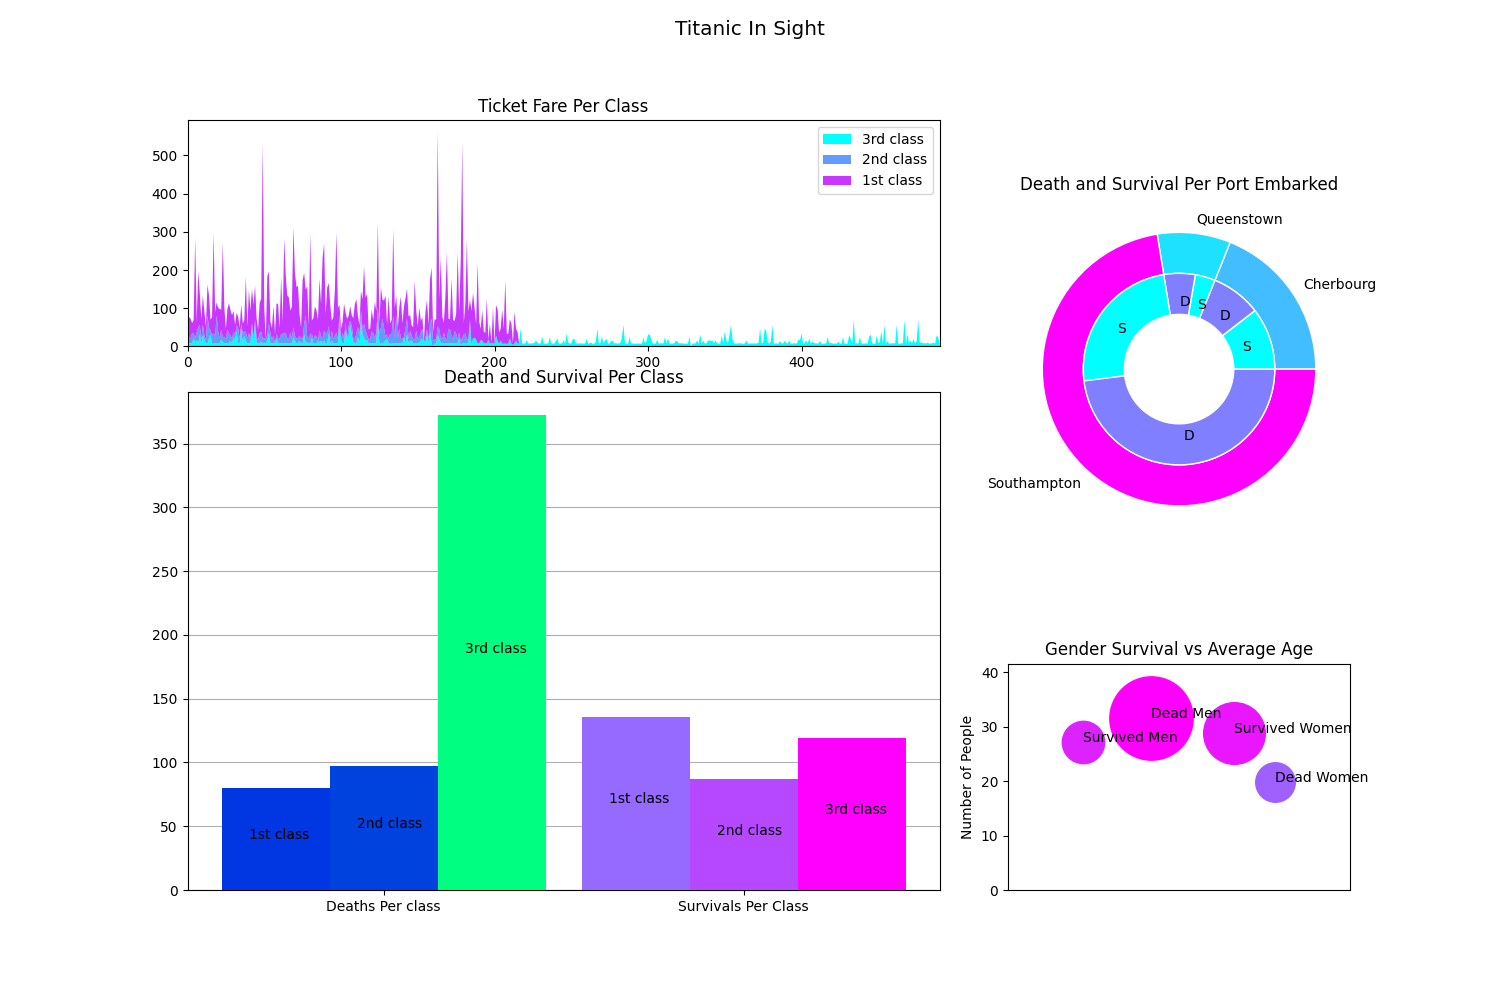

The script that drew this image:
import matplotlib.pyplot as plt
import numpy as np
import csv
from matplotlib import cm  # color map

f = open("titanic-db.csv")
data = list(csv.reader(f))
headers = data[0]
print(headers)
data = data[1:]

db = []
for item in data:
    # item is the row
    d = {h:val for h, val in zip(headers, item)}
    db.append(d)

figTotal = plt.figure( figsize=(15,10) )
grid = figTotal.add_gridspec(3,3)
figTotal.suptitle("Titanic In Sight", fontsize="x-large")

ax4 = figTotal.add_subplot( grid[0,:2]) # plot that uses the first row and 3 cols
ax2 = figTotal.add_subplot( grid[1:,0:2] )
ax3 = figTotal.add_subplot( grid[0:2,2] )
ax = figTotal.add_subplot( grid[2,2] )

s_men = 0
s_men_age = 0
s_women = 0
s_women_age = 0
d_men = 0
d_men_age = 0
d_women = 0
d_women_age = 0

for d in db:
    if int(d['Survived']) == 1 and d['Sex'] == 'male':

        if d['Age'] != '':
            s_men += 1
            s_men_age += float(d['Age'])
    if int(d['Survived']) == 0 and d['Sex'] == 'male':

        if d['Age'] != '':
            d_men += 1
            d_men_age += float(d['Age'])
    if int(d['Survived']) == 1 and d['Sex'] == 'female':

        if d['Age'] != '':
            s_women += 1
            s_women_age += float(d['Age'])
    if int(d['Survived']) == 0 and d['Sex'] == 'female':
        d_women += 1
        if d['Age'] != '':
            d_women_age += float(d['Age'])

# scatter
s_men_age = s_men_age / s_men
d_men_age = d_men_age / d_men
s_women_age = s_women_age / s_women
d_women_age = d_women_age / d_women

labels = ['Survived Men', 'Dead Men', 'Survived Women', 'Dead Women']
ys = [s_men_age, d_men_age, s_women_age, d_women_age]
radius = [s_men, d_men, s_women, d_women]
radius = [10 * r for r in radius]
xs = []
x = 0
xs.append(x)

for i in range(1, len(radius)):
    x += (radius[i - 1] + radius[i]) * 0.2
    xs.append(x)

gap = 1000
ax.set_xlim((min(xs) - gap, max(xs) + gap))
ax.set_ylim((0, max(ys) + 10))
ax.tick_params(
    axis='x',  # changes apply to the x-axis
    which='both',  # both major and minor ticks are affected
    bottom=False,  # ticks along the bottom edge are off
    top=False,  # ticks along the top edge are off
    labelbottom=False)  # labels along the bottom edge are off

cmap = cm.get_cmap("cool")
color_n = np.array(ys) / max(ys)
color_n = [cmap(c) for c in color_n]

for r in range(len(radius)):
    ax.scatter(xs[r], ys[r], s=radius[r], label=labels[r], color=color_n[r])
    ax.annotate(labels[r], (xs[r], ys[r]))

ax.set_title("Gender Survival vs Average Age")
plt.ylabel("Age (Average)")

# bar
from matplotlib import cm # color map
cmap0 = cm.get_cmap("winter")
cmap1 = cm.get_cmap("cool")
class_data = [[0, 0, 0], [0, 0, 0]]

for d in db:
    class_data[int(d['Survived'])][int(d['Pclass']) - 1] += 1

width = 0.3
xs = list(np.arange(0, len(class_data)))
offset = [-1, 0, 1]

colors = [[cmap0(c) for c in np.array(class_data[0]) / max(class_data[0])],
          [cmap1(c) for c in np.array(class_data[0]) / max(class_data[1])]]
labels = ['1st class', '2nd class', '3rd class']

for s in range(len(class_data)):
    for c in range(len(class_data[s])):
        ax2.bar(np.array(xs[s]) + (width)*(offset[c]), class_data[s][c], width=width, color=colors[s][c], zorder=3)
        ax2.annotate(labels[c], (np.array(xs[s]) + (width)*(offset[c]) - (width/4.0),
                                 class_data[s][c] - class_data[s][c] * 0.5), fontsize=10)
ax2.set_xticks(xs)
ax2.set_xticklabels(['Deaths Per class', 'Survivals Per Class'])
ax2.grid(zorder=0, axis='y')
ax2.set_title("Death and Survival Per Class")
plt.ylabel("Number of People")

# pie
ports = ['Cherbourg', 'Queenstown', 'Southampton']
p = ['C', 'Q', 'S']
cmap3 = cm.get_cmap('cool')
size = 0.3

people = {port: 0 for port in p}
deaths = {port: 0 for port in p}
alive = {port: 0 for port in p}
for d in db:
    if d['Embarked'] in p:
        people[d['Embarked']] += 1
        if d['Survived'] == '0':
            deaths[d['Embarked']] += 1
pie2_data = []
for p in deaths.keys():
    alive[p] = people[p] - deaths[p]
    pie2_data.append(alive[p])
    pie2_data.append(deaths[p])
print(alive, deaths, pie2_data)


nums = list(people.values())
color_data = np.array(nums) / max(nums)
colors_out = [cmap3(c) for c in color_data]
colors_in = [cmap3((c % 2)/2.0) for c in range(len(pie2_data))] # 0 1 0 1 0 1

ax3.pie(nums, labels = ports, radius=1, colors=colors_out, wedgeprops=dict(width=size, edgecolor='w'))
ax3.set_title("Death and Survival Per Port Embarked")
ax3.pie(pie2_data, radius=1-(size), colors=colors_in,
        wedgeprops=dict(width=size, edgecolor='w'), labels = list('SD' * 3), labeldistance=0.7)

# stack
fares = [[], [], []] # 0 for 1st, 1 for 2nd, 3 for 3rd
labels = ['1st class', '2nd class', '3rd class']
cmap = cm.get_cmap("cool")
color_n = np.arange(0,3) * 100
color_n = [cmap(c) for c in color_n]
for d in db:
    fares[int(d['Pclass'])-1].append(float(d['Fare']))
lengths = [len(fares[0]), len(fares[1]), len(fares[2])]

xs = np.arange(0, max(lengths))
y1 = np.zeros(max(lengths))
y2 = np.zeros(max(lengths))
y3 = np.zeros(max(lengths))

y1[:len(fares[0])] = fares[0]
y2[:len(fares[1])] = fares[1]
y3[:len(fares[2])] = fares[2]

ax4.stackplot(xs, y3, y2, y1, labels=labels[::-1], colors=color_n)
ax4.set_title("Ticket Fare Per Class")
ax4.set_xlim(0, max(lengths)-1)
ax4.legend()
plt.show()
